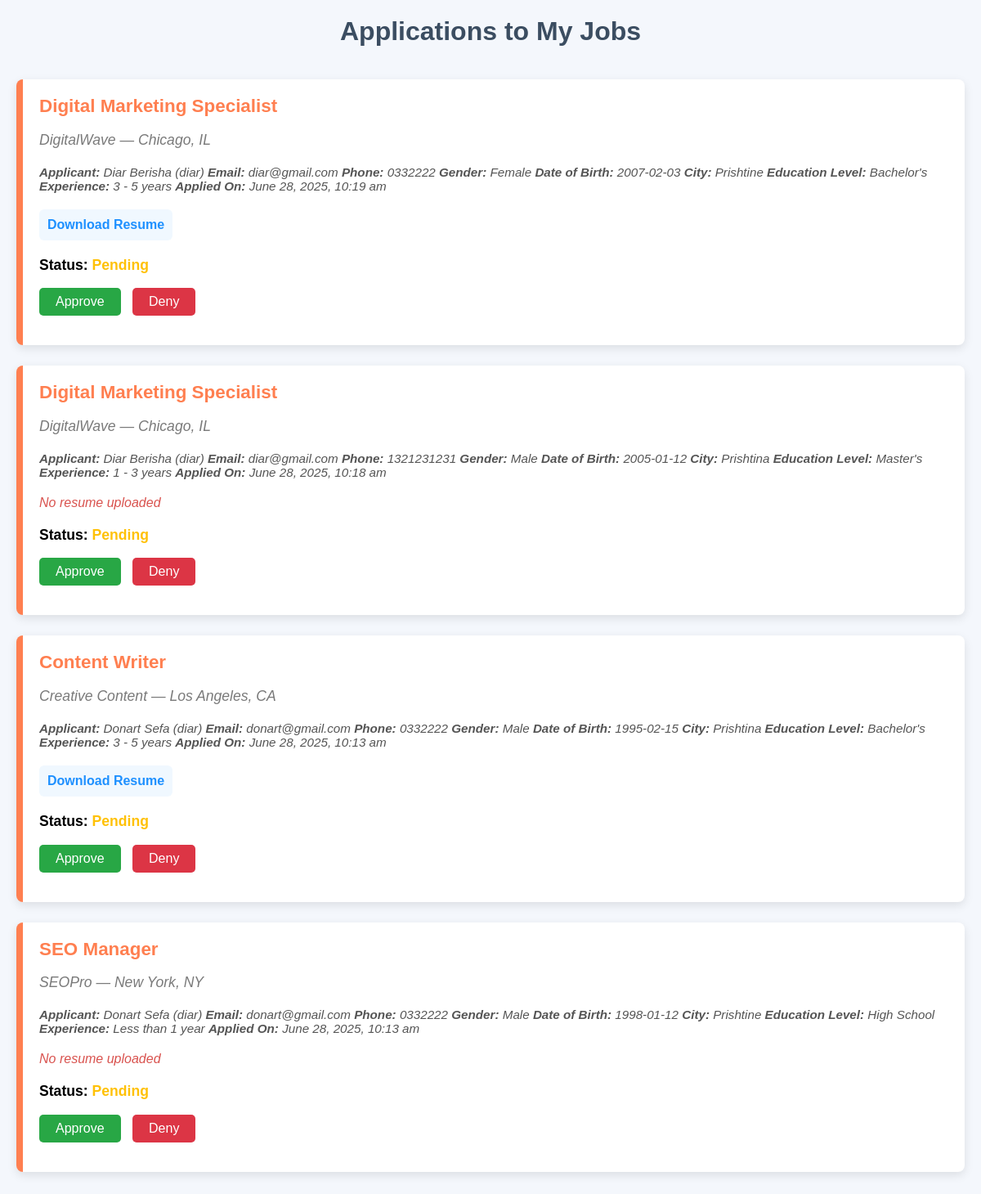
Page /view-applications.php (signed in) on the committed database.
### tables this page shows
CREATE TABLE `applications` (
  `id` int(11) NOT NULL,
  `user_id` int(11) NOT NULL,
  `job_id` int(11) NOT NULL,
  `full_name` varchar(255) NOT NULL,
  `email` varchar(255) NOT NULL,
  `phone` varchar(20) DEFAULT NULL,
  `gender` enum('Male','Female','Other') NOT NULL,
  `city` varchar(100) DEFAULT NULL,
  `dob` date DEFAULT NULL,
  `education_level` varchar(100) DEFAULT NULL,
  `experience` text DEFAULT NULL,
  `resume_path` varchar(255) DEFAULT NULL,
  `applied_at` timestamp NOT NULL DEFAULT current_timestamp(),
  `status` varchar(20) NOT NULL DEFAULT 'Pending'
);

CREATE TABLE `jobs` (
  `id` int(11) NOT NULL,
  `title` varchar(100) NOT NULL,
  `company` varchar(100) NOT NULL,
  `description` text NOT NULL,
  `location` varchar(100) NOT NULL,
  `category` varchar(50) NOT NULL,
  `posted_by` int(11) NOT NULL,
  `created_at` timestamp NOT NULL DEFAULT current_timestamp(),
  `image` varchar(255) DEFAULT NULL,
  `detail` text DEFAULT NULL
);

CREATE TABLE `users` (
  `id` int(11) NOT NULL,
  `username` varchar(50) NOT NULL,
  `email` varchar(255) NOT NULL,
  `password` varchar(255) NOT NULL,
  `user_type` enum('employer','job_seeker','admin') NOT NULL DEFAULT 'job_seeker',
  `full_name` varchar(255) DEFAULT NULL,
  `phone` varchar(20) DEFAULT NULL,
  `created_at` timestamp NOT NULL DEFAULT current_timestamp()
);

### view-applications.php (the view, shortened to what this page needs)
<?php
include_once("config.php");
$employer_id = $_SESSION['user_id'];
$stmt = $conn->prepare("
    SELECT a.*, j.title AS job_title, j.company, j.location, u.username
    FROM applications a
    JOIN jobs j ON a.job_id = j.id
    JOIN users u ON a.user_id = u.id
    WHERE j.posted_by = ?
    ORDER BY a.applied_at DESC
");
$stmt->execute([$employer_id]);
$applications = $stmt->fetchAll();
?>
<h2 class="page-heading">Applications to My Jobs</h2>
<?php if (count($applications) > 0): ?>
  <?php foreach ($applications as $app): ?>
    <div class="application-card" title="<?= htmlspecialchars($app['job_title']); ?>">
      <div class="job-info">
        <h3 class="job-title"><?= htmlspecialchars($app['job_title']); ?></h3>
        <p class="job-company"><?= htmlspecialchars($app['company']); ?> — <?= htmlspecialchars($app['location']); ?></p>
      </div>
      <div class="application-details">
        <div class="applicant-info">
          <em><strong>Applicant:</strong> <?= htmlspecialchars($app['full_name']); ?> (<?= htmlspecialchars($app['username']); ?>)</em>
          <em><strong>Email:</strong> <?= htmlspecialchars($app['email']); ?></em>
          <em><strong>Phone:</strong> <?= htmlspecialchars($app['phone']); ?></em>
          <em><strong>Gender:</strong> <?= htmlspecialchars($app['gender']); ?></em>
          <em><strong>Date of Birth:</strong> <?= htmlspecialchars($app['dob']); ?></em>
          <em><strong>City:</strong> <?= htmlspecialchars($app['city']); ?></em>
          <em><strong>Education Level:</strong> <?= htmlspecialchars($app['education_level']); ?></em>
          <em><strong>Experience:</strong> <?= htmlspecialchars($app['experience']); ?></em>
          <em><strong>Applied On:</strong> <?= date("F j, Y, g:i a", strtotime($app['applied_at'])); ?></em>
        </div>
        <div class="resume-section">
          <?php if (!empty($app['resume_path'])): ?>
            <a href="<?= htmlspecialchars($app['resume_path']); ?>" class="resume-link" download>Download Resume</a>
          <?php else: ?>
            <span class="no-resume">No resume uploaded</span>
          <?php endif; ?>
        </div>
      </div>
      <div class="status-action">
        <p class="status-label">
          Status:
          <?php if ($app['status'] === 'approved'): ?>
            <span class="status-approved">Approved</span>
          <?php elseif ($app['status'] === 'denied'): ?>
            <span class="status-denied">Denied</span>
          <?php else: ?>
            <span class="status-pending">Pending</span>
          <?php endif; ?>
        </p>
        <form method="POST" action="update_application_status.php" class="action-buttons">
          <button type="submit" name="status" value="approved" class="approve-btn">Approve</button>
          <button type="submit" name="status" value="denied" class="deny-btn">Deny</button>
        </form>
      </div>
    </div>
  <?php endforeach; ?>
<?php else: ?>
  <div class="no-applications">
    No one has applied to your jobs yet.
  </div>
<?php endif; ?>

### view-applications.php (style rules this page uses)
.page-heading { color: #3b4d61; font-size: 2rem; font-weight: bold; text-align: center; margin-bottom: 40px; }
.application-card { background-color: #fff; border-radius: 8px; padding: 20px; margin-bottom: 25px; box-shadow: 0 4px 12px rgba(0, 0, 0, 0.1); border-left: 8px solid #ff7f50; transition: box-shadow 0.3s ease-in-out; }
.job-info { margin-bottom: 20px; }
.job-title { color: #ff7f50; font-weight: 600; font-size: 1.4rem; margin: 0; }
.job-company { color: #7a7a7a; font-size: 1.1rem; font-style: italic; }
.application-details { margin-top: 20px; }
.applicant-info { font-size: 0.95rem; color: #555; margin-bottom: 20px; }
.resume-section { margin-top: 10px; }
.resume-link { font-weight: bold; color: #1e90ff; font-size: 1rem; text-decoration: none; padding: 10px; border-radius: 6px; background-color: #f0f8ff; display: inline-block; transition: background-color 0.3s; }
.no-resume { color: #d9534f; font-style: italic; }
.status-label { font-size: 1.1rem; font-weight: bold; margin-top: 20px; }
.status-pending { color: #ffc107; }
.status-action { margin-top: 20px; }
.action-buttons button { padding: 8px 20px; font-size: 1rem; border: none; border-radius: 5px; cursor: pointer; margin-right: 10px; transition: all 0.3s ease; }
.approve-btn { background-color: #28a745; color: white; }
.deny-btn { background-color: #dc3545; color: white; }

### rows in the picture
applications: job.title "Digital Marketing Specialist", job.company "DigitalWave", job.location "Chicago, IL", full_name "Diar Berisha", user.username "diar", email "diar@gmail.com", phone "0332222", gender "Female", dob "2007-02-03", city "Prishtine", education_level "Bachelor's", experience "3 - 5 years", applied_at "June 28, 2025, 10:19 am", status "Pending"
applications: job.title "Digital Marketing Specialist", job.company "DigitalWave", job.location "Chicago, IL", full_name "Diar Berisha", user.username "diar", email "diar@gmail.com", phone "1321231231", gender "Male", dob "2005-01-12", city "Prishtina", education_level "Master's", experience "1 - 3 years", applied_at "June 28, 2025, 10:18 am", shows "No resume uploaded", status "Pending"
applications: job.title "Content Writer", job.company "Creative Content", job.location "Los Angeles, CA", full_name "Donart Sefa", user.username "diar", email "donart@gmail.com", phone "0332222", gender "Male", dob "1995-02-15", city "Prishtina", education_level "Bachelor's", experience "3 - 5 years", applied_at "June 28, 2025, 10:13 am", status "Pending"
applications: job.title "SEO Manager", job.company "SEOPro", job.location "New York, NY", full_name "Donart Sefa", user.username "diar", email "donart@gmail.com", phone "0332222", gender "Male", dob "1998-01-12", city "Prishtine", education_level "High School", experience "Less than 1 year", applied_at "June 28, 2025, 10:13 am", shows "No resume uploaded", status "Pending"
